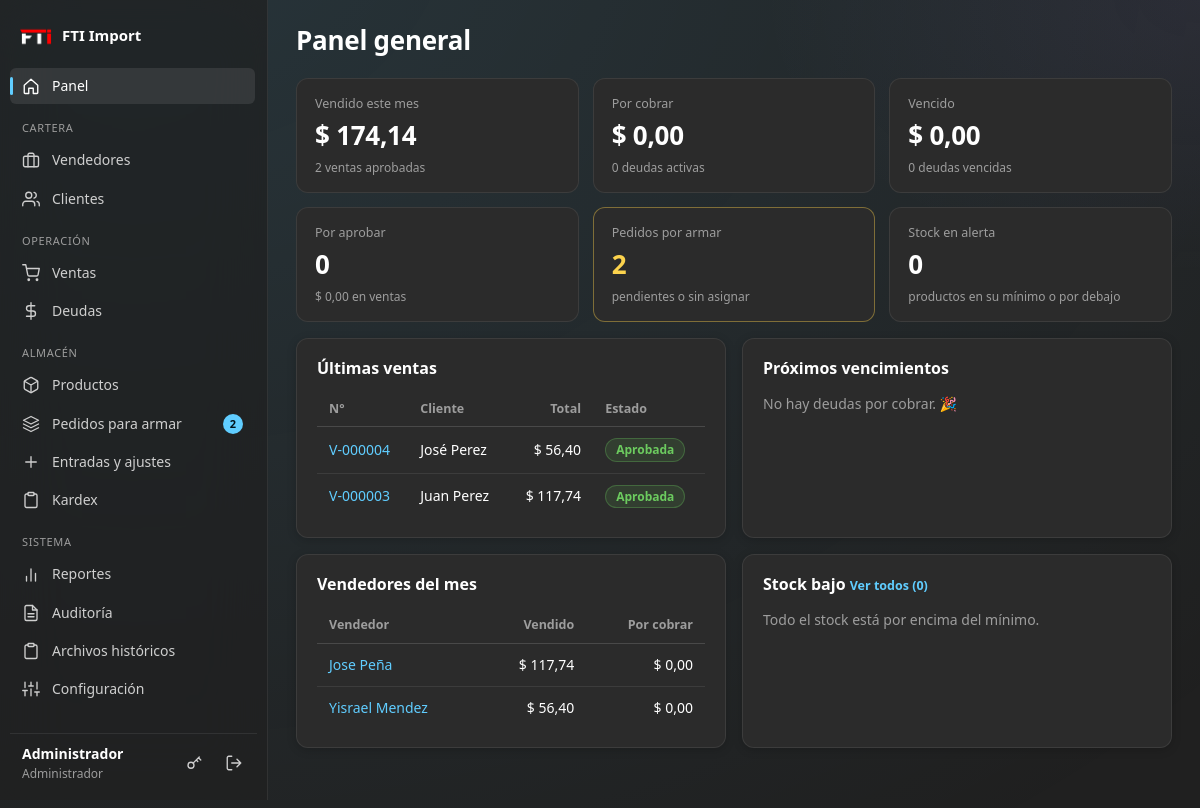
/ (signed in), run on the app's committed database.
### tables this page shows
CREATE TABLE configuracion (
    clave TEXT PRIMARY KEY,
    valor TEXT
);

CREATE TABLE usuarios (
    id         INTEGER PRIMARY KEY AUTOINCREMENT,
    usuario    TEXT NOT NULL UNIQUE,
    nombre     TEXT NOT NULL,
    clave_hash TEXT NOT NULL,
    rol        TEXT NOT NULL CHECK (rol IN ('admin', 'vendedor')),
    telefono   TEXT DEFAULT '',
    email      TEXT DEFAULT '',
    activo     INTEGER NOT NULL DEFAULT 1,
    creado     TEXT NOT NULL,
    -- Tipo de vendedor: 'especial' elige detal/mayor y USD/Bs; 'normal' solo vende al mayor en USD.
    tipo_vendedor TEXT NOT NULL DEFAULT 'normal' CHECK (tipo_vendedor IN ('especial', 'normal'))
);

CREATE TABLE "ventas" (
                    id INTEGER PRIMARY KEY AUTOINCREMENT,
                    numero TEXT,
                    fecha TEXT NOT NULL,
                    cliente_id INTEGER NOT NULL REFERENCES clientes(id),
                    vendedor_id INTEGER NOT NULL REFERENCES usuarios(id),
                    tipo_pago TEXT NOT NULL CHECK (tipo_pago IN ('contado', 'credito')),
                    dias_credito INTEGER NOT NULL DEFAULT 0,
                    moneda TEXT NOT NULL CHECK (moneda IN ('USD', 'VES')),
                    tasa REAL NOT NULL DEFAULT 1,
                    metodo_pago TEXT DEFAULT '',
                    subtotal REAL NOT NULL DEFAULT 0,
                    descuento REAL NOT NULL DEFAULT 0,
                    total REAL NOT NULL DEFAULT 0,
                    total_usd REAL NOT NULL DEFAULT 0,
                    estado TEXT NOT NULL DEFAULT 'pendiente'
                           CHECK (estado IN ('pendiente', 'aprobada', 'rechazada', 'anulada')),
                    pagada INTEGER NOT NULL DEFAULT 0,
                    nota TEXT DEFAULT '',
                    aprobado_por INTEGER REFERENCES usuarios(id),
                    fecha_aprobacion TEXT,
                    motivo TEXT DEFAULT ''
                );

CREATE TABLE clientes (
    id                 INTEGER PRIMARY KEY AUTOINCREMENT,
    vendedor_id        INTEGER NOT NULL REFERENCES usuarios(id),
    nombre             TEXT NOT NULL,
    documento          TEXT DEFAULT '',
    telefono           TEXT DEFAULT '',
    direccion          TEXT DEFAULT '',
    tipo_pago          TEXT NOT NULL DEFAULT 'contado' CHECK (tipo_pago IN ('contado', 'credito')),
    dias_credito       INTEGER NOT NULL DEFAULT 0,
    limite_credito_usd REAL NOT NULL DEFAULT 0,      -- 0 = sin límite
    activo             INTEGER NOT NULL DEFAULT 1,
    creado             TEXT NOT NULL,
    -- Semáforo del cliente: solo el admin lo cambia; los vendedores solo lo ven. NULL = sin color.
    color              TEXT DEFAULT NULL CHECK (color IN ('verde', 'amarillo', 'rojo'))
);

### routes/panel.py (the view)
@bp.route("/")
@login_required
def inicio():
    return render_template("panel.html", r=resumen_panel(g.user))

### db.py (called while the page is built)
def query(sql, args=(), one=False):
    rows = get_db().execute(sql, args).fetchall()
    if one:
        return rows[0] if rows else None
    return rows

### services.py (called while the page is built)
def get_config(clave, defecto=""):
    fila = query("SELECT valor FROM configuracion WHERE clave = ?", (clave,), one=True)
    return fila["valor"] if fila and fila["valor"] is not None else defecto

def stock_alerta_defecto():
    return max(to_float(get_config("stock_alerta_defecto", "10"), 10.0), 0.0)

def productos_en_alerta(limite=None):
    sql = ("SELECT id, codigo, nombre, stock, unidad, " + SQL_MINIMO_EFECTIVO + " AS minimo "
           "FROM productos WHERE activo = 1 AND stock <= " + SQL_MINIMO_EFECTIVO + " ORDER BY stock ASC")
    d = stock_alerta_defecto()
    args = [d, d]
    if limite:
        sql += " LIMIT ?"
        args.append(limite)
    return query(sql, args)

def armado_desde_venta():
    return to_int(get_config("armado_desde_venta", "0"))

def contar_por_armar(usuario):
    desde = armado_desde_venta()
    if usuario["rol"] == "admin":
        pend = query("SELECT COUNT(*) AS n FROM armados a JOIN ventas v ON v.id=a.venta_id "
                     "WHERE a.estado='pendiente' AND v.estado='aprobada'", one=True)["n"]
        sin = query("SELECT COUNT(*) AS n FROM ventas v WHERE v.estado='aprobada' AND v.id > ? "
                    "AND NOT EXISTS (SELECT 1 FROM armados a WHERE a.venta_id=v.id)", (desde,), one=True)["n"]
        return pend + sin
    return query("SELECT COUNT(*) AS n FROM armados a JOIN ventas v ON v.id=a.venta_id "
                 "WHERE a.estado='pendiente' AND v.estado='aprobada' AND (a.asignado_a = ? OR a.asignado_a IS NULL)",
                 (usuario["id"],), one=True)["n"]

### utils.py (called while the page is built)
def _zona():
    return timezone(timedelta(hours=current_app.config.get("UTC_OFFSET_HORAS", -4)))

def hoy():
    return datetime.now(_zona()).strftime("%Y-%m-%d")

def to_float(valor, defecto=0.0):
    if valor is None:
        return defecto
    s = str(valor).strip().replace(" ", "")
    if not s:
        return defecto
    if "," in s and "." in s:
        s = s.replace(".", "").replace(",", ".")   # 1.234,50 -> 1234.50
    elif "," in s:
        s = s.replace(",", ".")
    try:
        return float(s)
    except ValueError:
        return defecto

def to_int(valor, defecto=0):
    try:
        return int(float(str(valor).strip()))
    except (ValueError, TypeError):
        return defecto

def fmt_money(v, moneda="USD"):
    simbolo = "$"
    return f"{simbolo} {fmt_num(v)}"

### templates/panel.html (shortened to what this page needs)
{% extends 'base.html' %}
{% from '_macros.html' import estado_venta %}
{% block titulo %}{{ 'Panel general' if g.user.rol == 'admin' else 'Mi panel' }}{% endblock %}
{% block contenido %}
<section class="stats">
  <div class="stat"><span>Vendido este mes</span><b>$ {{ r.ventas_mes.t|num }}</b><small>{{ r.ventas_mes.n }} ventas aprobadas</small></div>
  <a class="stat link {{ 'deuda-roja' if r.por_cobrar.t > 0.005 }}" href="{{ url_for('deudas.lista') }}"><span>Por cobrar</span><b>$ {{ r.por_cobrar.t|num }}</b><small>{{ r.por_cobrar.n }} deudas activas</small></a>
  <a class="stat link {{ 'danger deuda-roja' if r.vencidas.n }}" href="{{ url_for('deudas.lista', estado='vencidas') }}"><span>Vencido</span><b>$ {{ r.vencidas.t|num }}</b><small>{{ r.vencidas.n }} deudas vencidas</small></a>
  <a class="stat link {{ 'warn' if r.pendientes.n }}" href="{{ url_for('ventas.lista', estado='pendiente') }}"><span>{{ 'Por aprobar' if g.user.rol == 'admin' or es_especial else 'En espera de aprobación' }}</span><b>{{ r.pendientes.n }}</b><small>$ {{ r.pendientes.t|num }} en ventas</small></a>
  {% if n_por_armar is defined %}<a class="stat link {{ 'warn' if n_por_armar }}" href="{{ url_for('armados.lista') }}"><span>Pedidos por armar</span><b>{{ n_por_armar }}</b><small>{{ 'pendientes o sin asignar' if g.user.rol == 'admin' else 'en tu bandeja' }}</small></a>{% endif %}
  {% if g.user.rol == 'admin' %}<a class="stat link {{ 'danger' if r.n_stock_bajo }}" href="{{ url_for('catalogo.productos', bajo=1) }}"><span>Stock en alerta</span><b>{{ r.n_stock_bajo }}</b><small>productos en su mínimo o por debajo</small></a>{% endif %}
</section>
<div class="grid-2">
  <section class="card">
    <h2>Últimas ventas</h2>
    {% if r.ultimas %}
    <div class="table-wrap"><table class="stack">
      <thead><tr><th>N°</th><th>Cliente</th><th class="r">Total</th><th>Estado</th></tr></thead>
      <tbody>{% for v in r.ultimas %}
        <tr><td data-label="N°"><a href="{{ url_for('ventas.detalle', venta_id=v.id) }}">{{ v.numero }}</a></td><td data-label="Cliente">{{ v.cliente }}</td>
            <td data-label="Total" class="r">{{ v.total|money(v.moneda) }}</td><td data-label="Estado">{{ estado_venta(v.estado) }}</td></tr>
      {% endfor %}</tbody></table></div>
    {% else %}<p class="muted">Todavía no hay ventas.</p>{% endif %}
  </section>
  <section class="card">
    <h2>Próximos vencimientos</h2>
    {% if r.proximas %}
    <div class="table-wrap"><table class="stack">
      <thead><tr><th>Cliente</th><th>Vence</th><th class="r">Saldo</th></tr></thead>
      <tbody>{% for d in r.proximas %}
        <tr><td data-label="Cliente"><a href="{{ url_for('deudas.detalle', deuda_id=d.id) }}">{{ d.cliente_nombre }}</a></td>
            <td data-label="Vence" class="{{ 'neg' if d.vencimiento < hoy }}">{{ d.vencimiento|fecha }}</td><td data-label="Saldo" class="r deuda-roja">$ {{ d.saldo_usd|num }}</td></tr>
      {% endfor %}</tbody></table></div>
    {% else %}<p class="muted">No hay deudas por cobrar. 🎉</p>{% endif %}
  </section>
  {% if g.user.rol == 'admin' %}
  <section class="card">
    <h2>Vendedores del mes</h2>
    {% if r.por_vendedor %}
    <div class="table-wrap"><table class="stack">
      <thead><tr><th>Vendedor</th><th class="r">Vendido</th><th class="r">Por cobrar</th></tr></thead>
      <tbody>{% for v in r.por_vendedor %}
        <tr><td data-label="Vendedor"><a href="{{ url_for('admin.vendedor_detalle', vid=v.id) }}">{{ v.nombre }}</a></td>
            <td data-label="Vendido" class="r">$ {{ v.vendido|num }}</td><td data-label="Por cobrar" class="r {{ 'deuda-roja' if v.por_cobrar > 0.005 }}">$ {{ v.por_cobrar|num }}</td></tr>
      {% endfor %}</tbody></table></div>
    {% else %}<p class="muted">Aún no tienes vendedores. <a href="{{ url_for('admin.vendedor_nuevo') }}">Agrega el primero</a>.</p>{% endif %}
  </section>
  {% endif %}
  {% if g.user.rol == 'admin' %}
  <section class="card">
    <h2>Stock bajo <a class="mini-link" href="{{ url_for('catalogo.productos', bajo=1) }}">Ver todos ({{ r.n_stock_bajo }})</a></h2>
    {% if r.stock_bajo %}
    <div class="table-wrap"><table class="stack">
      <thead><tr><th>Producto</th><th class="r">Stock</th><th>Unidad de venta</th><th class="r">Alerta mín.</th></tr></thead>
      <tbody>{% for p in r.stock_bajo %}
        <tr><td data-label="Producto">{{ p.codigo }} · {{ p.nombre }}</td><td data-label="Stock" class="r neg">{{ p.stock|qty }}</td><td data-label="Unidad de venta">{{ p.unidad }}</td><td data-label="Mínimo" class="r">{{ p.minimo|qty }}</td></tr>
      {% endfor %}</tbody></table></div>
    {% else %}<p class="muted">Todo el stock está por encima del mínimo.</p>{% endif %}
  </section>
  {% endif %}
</div>
{% endblock %}

### templates/base.html (shortened to what this page needs)
{% from '_macros.html' import ico, flashes %}
<!doctype html>
<html lang="es">
<head>
  <link rel="stylesheet" href="{{ url_for('static', filename='css/style.css') }}">
</head>
<body>
{% if g.user %}
  {% set ep = request.endpoint or '' %}
  <div class="shell">
    <aside class="sidebar">
<div class="brand">
    <span class="brand-logo">
        <img src="{{ url_for('static', filename='logo.png') }}"
             alt="Logo de la empresa"
             class="logo-empresa">
    </span>
    <span class="brand-name">{{ empresa }}</span>
</div>      <nav class="nav">
        <a href="{{ url_for('panel.inicio') }}" class="{{ 'on' if ep == 'panel.inicio' }}">{{ ico('home') }}<span>Panel</span></a>
        {% if g.user.rol == 'admin' %}
          <div class="nav-group">Cartera</div>
          <a href="{{ url_for('admin.vendedores') }}" class="{{ 'on' if ep.startswith('admin.vendedor') }}">{{ ico('brief') }}<span>Vendedores</span></a>
          <a href="{{ url_for('clientes.lista') }}" class="{{ 'on' if ep.startswith('clientes.') }}">{{ ico('users') }}<span>Clientes</span></a>
          <div class="nav-group">Operación</div>
          <a href="{{ url_for('ventas.lista') }}" class="{{ 'on' if ep.startswith('ventas.') }}">{{ ico('cart') }}<span>Ventas</span>{% if n_pendientes %}<b class="pill">{{ n_pendientes }}</b>{% endif %}</a>
          <a href="{{ url_for('deudas.lista') }}" class="{{ 'on' if ep.startswith('deudas.') }}">{{ ico('dollar') }}<span>Deudas</span></a>
          <div class="nav-group">Almacén</div>
          <a href="{{ url_for('catalogo.productos') }}" class="{{ 'on' if ep in ('catalogo.productos','catalogo.producto_nuevo','catalogo.producto_editar','catalogo.categorias') }}">{{ ico('box') }}<span>Productos</span></a>
          <a href="{{ url_for('armados.lista') }}" class="{{ 'on' if ep.startswith('armados.') }}">{{ ico('layers') }}<span>Pedidos para armar</span>{% if n_por_armar %}<b class="pill" title="Pedidos pendientes o sin asignar">{{ n_por_armar }}</b>{% endif %}</a>
          <a href="{{ url_for('catalogo.movimiento') }}" class="{{ 'on' if ep == 'catalogo.movimiento' }}">{{ ico('plus') }}<span>Entradas y ajustes</span></a>
          <a href="{{ url_for('catalogo.kardex') }}" class="{{ 'on' if ep == 'catalogo.kardex' }}">{{ ico('clip') }}<span>Kardex</span></a>
          <div class="nav-group">Sistema</div>
          <a href="{{ url_for('admin.reportes') }}" class="{{ 'on' if ep == 'admin.reportes' }}">{{ ico('chart') }}<span>Reportes</span></a>
          <a href="{{ url_for('admin.auditoria') }}" class="{{ 'on' if ep == 'admin.auditoria' }}">{{ ico('file') }}<span>Auditoría</span></a>
          <a href="{{ url_for('admin.historiales') }}" class="{{ 'on' if ep.startswith('admin.historial') }}">{{ ico('clip') }}<span>Archivos históricos</span></a>
          <a href="{{ url_for('admin.configuracion') }}" class="{{ 'on' if ep == 'admin.configuracion' }}">{{ ico('sliders') }}<span>Configuración</span></a>
        {% endif %}
      </nav>
      <div class="user-box">
        <div class="user-info"><b>{{ g.user.nombre }}</b><small>{{ 'Administrador' if g.user.rol == 'admin' else ('Vendedor especial' if g.user.tipo_vendedor == 'especial' else 'Vendedor') }}</small></div>
        <a class="icon-btn" href="{{ url_for('auth.cuenta') }}" title="Cambiar clave">{{ ico('key') }}</a>
        <form method="post" action="{{ url_for('auth.logout') }}">{{ csrf_field() }}<button class="icon-btn" title="Cerrar sesión">{{ ico('logout') }}</button></form>
      </div>
    </aside>
    <main class="content">
      <header class="topbar">
        <h1>{% block titulo %}{% endblock %}</h1>
      </header>
      {% block contenido %}{% endblock %}
    </main>
  </div>
{% else %}
  <main class="auth">{{ flashes() }}{{ self.contenido() }}</main>
{% endif %}
</body>
</html>

### templates/_macros.html (shortened to what this page needs)
{% macro ico(n) -%}
<svg class="ico" viewBox="0 0 24 24" fill="none" stroke="currentColor" stroke-width="1.8" stroke-linecap="round" stroke-linejoin="round" aria-hidden="true">
{%- if n == 'home' %}<path d="M3 11l9-8 9 8v10a1 1 0 0 1-1 1h-5v-7H9v7H4a1 1 0 0 1-1-1z"/>
{%- elif n == 'users' %}<path d="M17 21v-2a4 4 0 0 0-4-4H5a4 4 0 0 0-4 4v2"/><circle cx="9" cy="7" r="4"/><path d="M23 21v-2a4 4 0 0 0-3-3.87M16 3.13a4 4 0 0 1 0 7.75"/>
{%- elif n == 'box' %}<path d="M21 16V8a2 2 0 0 0-1-1.73l-7-4a2 2 0 0 0-2 0l-7 4A2 2 0 0 0 3 8v8a2 2 0 0 0 1 1.73l7 4a2 2 0 0 0 2 0l7-4A2 2 0 0 0 21 16z"/><path d="M3.27 6.96L12 12.01l8.73-5.05M12 22.08V12"/>
{%- elif n == 'cart' %}<circle cx="9" cy="21" r="1"/><circle cx="20" cy="21" r="1"/><path d="M1 1h4l2.68 13.39a2 2 0 0 0 2 1.61h9.72a2 2 0 0 0 2-1.61L23 6H6"/>
{%- elif n == 'dollar' %}<path d="M12 1v22M17 5H9.5a3.5 3.5 0 0 0 0 7h5a3.5 3.5 0 0 1 0 7H6"/>
{%- elif n == 'brief' %}<rect x="2" y="7" width="20" height="14" rx="2"/><path d="M16 21V5a2 2 0 0 0-2-2h-4a2 2 0 0 0-2 2v16"/>
{%- elif n == 'chart' %}<path d="M18 20V10M12 20V4M6 20v-6"/>
{%- elif n == 'sliders' %}<path d="M4 21v-7M4 10V3M12 21v-9M12 8V3M20 21v-5M20 12V3M1 14h6M9 8h6M17 16h6"/>
{%- elif n == 'clip' %}<path d="M16 4h2a2 2 0 0 1 2 2v14a2 2 0 0 1-2 2H6a2 2 0 0 1-2-2V6a2 2 0 0 1 2-2h2"/><rect x="8" y="2" width="8" height="4" rx="1"/>
{%- elif n == 'tag' %}<path d="M20.59 13.41l-7.17 7.17a2 2 0 0 1-2.83 0L2 12V2h10l8.59 8.59a2 2 0 0 1 0 2.82z"/><circle cx="7" cy="7" r="1"/>
{%- elif n == 'layers' %}<path d="M12 2L2 7l10 5 10-5-10-5zM2 17l10 5 10-5M2 12l10 5 10-5"/>
{%- elif n == 'logout' %}<path d="M9 21H5a2 2 0 0 1-2-2V5a2 2 0 0 1 2-2h4M16 17l5-5-5-5M21 12H9"/>
{%- elif n == 'plus' %}<path d="M12 5v14M5 12h14"/>
{%- elif n == 'key' %}<circle cx="8" cy="15" r="4"/><path d="M10.85 12.15L19 4M18 5l3 3M15 8l2 2"/>
{%- elif n == 'file' %}<path d="M14 2H6a2 2 0 0 0-2 2v16a2 2 0 0 0 2 2h12a2 2 0 0 0 2-2V8z"/><path d="M14 2v6h6M16 13H8M16 17H8"/>
{%- endif -%}
</svg>
{%- endmacro %}
{% macro estado_venta(e) -%}
{%- set m = {'pendiente': ('warn', 'Pendiente'), 'aprobada': ('ok', 'Aprobada'), 'rechazada': ('bad', 'Rechazada'), 'anulada': ('mute', 'Anulada')} -%}
<span class="badge {{ m[e][0] }}">{{ m[e][1] }}</span>
{%- endmacro %}

### templates/base.html (style rules this page uses)
.brand-logo { background: transparent !important; border: none !important; box-shadow: none !important; }
.logo-empresa { width: 100%; height: 100%; object-fit: contain; display: block; }

### data on the page
configuracion: valor "FTI Import"
usuarios: user.nombre "Administrador", rol "Administrador", rol "Panel general", rol "Por aprobar", rol "pendientes o sin asignar"
ventas: numero "V-000004", cliente "José Perez", total "$ 56,40", estado "Aprobada"
ventas: numero "V-000003", cliente "Juan Perez", total "$ 117,74", estado "Aprobada"
usuarios: nombre "Jose Peña", vendido|num "117,74", por_cobrar|num "0,00"
usuarios: nombre "Yisrael Mendez", vendido|num "56,40", por_cobrar|num "0,00"

### other printed values
{{ n_por_armar }} "2"
{{ r.ventas_mes.t|num }} "174,14"
{{ r.ventas_mes.n }} "2"
{{ r.por_cobrar.t|num }} "0,00"
{{ r.por_cobrar.n }} "0"
{{ r.vencidas.t|num }} "0,00"
{{ r.vencidas.n }} "0"
{{ r.pendientes.n }} "0"
{{ r.pendientes.t|num }} "0,00"
{{ r.n_stock_bajo }} "0"
